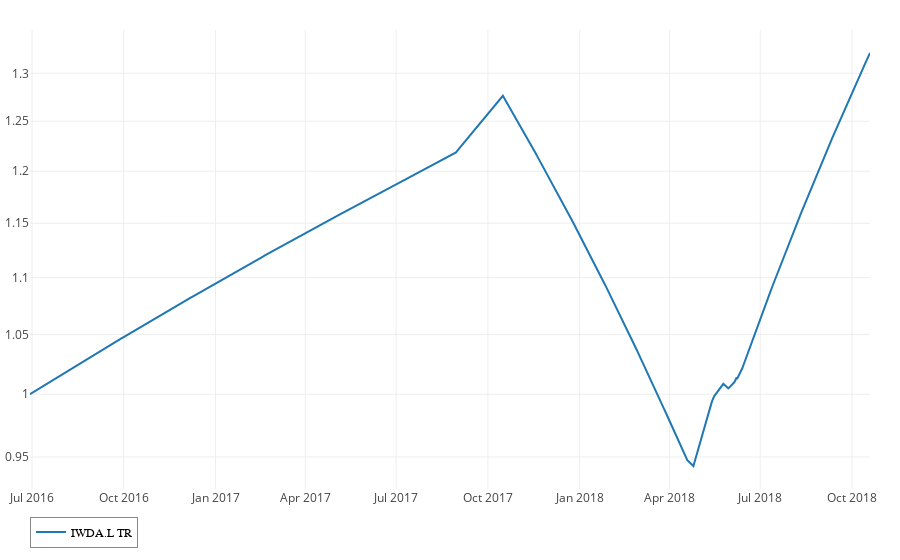

The notebook cell this image was saved under:
### Code cell
show(get("IWDA.L"))

### Figure 1 — Plotly figure (JSON) as saved in the notebook; plotly's stock layout.template omitted (floating-point values rounded to 4 significant figures; data arrays with more than 128 entries replaced by an {"elided": "..."} marker saying what was removed)
{"data": [{"connectgaps": false, "mode": "lines", "name": "IWDA.L TR", "text": "IWDA.L TR", "textposition": "middle right", "type": "scatter", "uid": "b2b74868-d381-11e8-b394-ca18968d2333", "x": {"elided": "843 str values"}, "y": {"elided": "843 float values"}}], "layout": {"hovermode": "closest", "legend": {"bgcolor": "rgb(255,255,255,50)", "bordercolor": "#888888", "borderwidth": 1, "font": {"color": "#000", "family": "sans-serif", "size": 12}, "orientation": "h", "traceorder": "normal", "x": 0, "y": -0.06, "yanchor": "top"}, "margin": {"b": 30, "l": 30, "pad": 0, "r": 30, "t": 30}, "showlegend": true, "xaxis": {"rangemode": "normal"}, "yaxis": {"autorange": true, "rangemode": "normal", "type": "log"}}}
